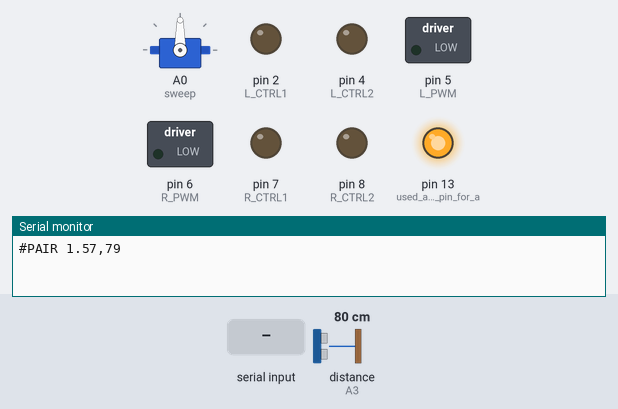
A sketch run on a simulated Arduino Uno, built with avr-gcc and run on an emulated ATmega328P. Parts: servo, switched loads named in the sketch (green lamp = pin HIGH), output pins drawn as LEDs (lit = HIGH), the last lines printed to the serial monitor. Wiring (inferred from the names in the program): ultrasonic range finder: trigger A2; echo A3. The inputs (shaded band) are chosen by the test bench; at power-on: distance to the obstacle (sensor on A3) 80 cm. The echo pulse lasts 58.3 µs per cm; pins used as bus, display or sensor lines are not drawn.

Above: at 1.3 s.
1.4 s: "m" received over Serial
At 1.56 s:
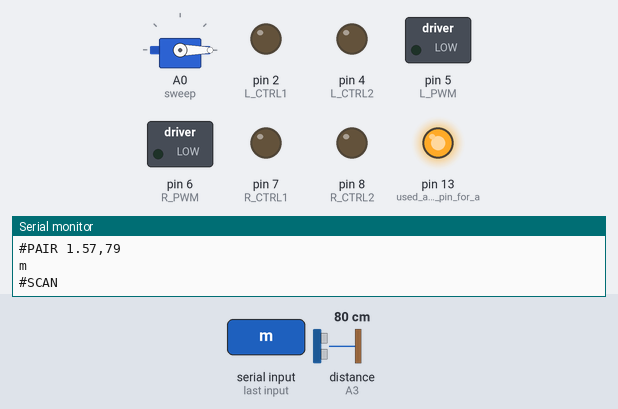
4.4 s: "f" received over Serial
At 7.38 s:
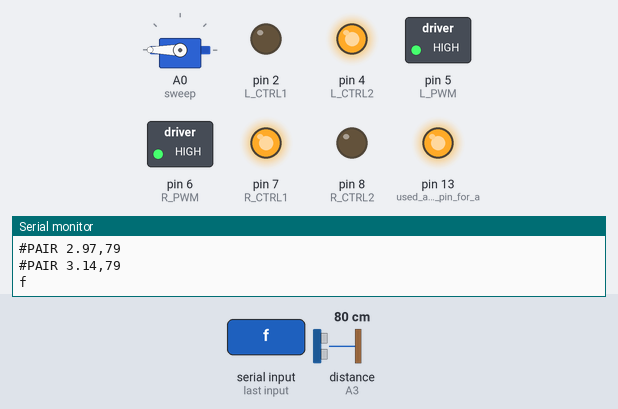
7.4 s: byte 110 (110) received over Serial
At 7.85 s:
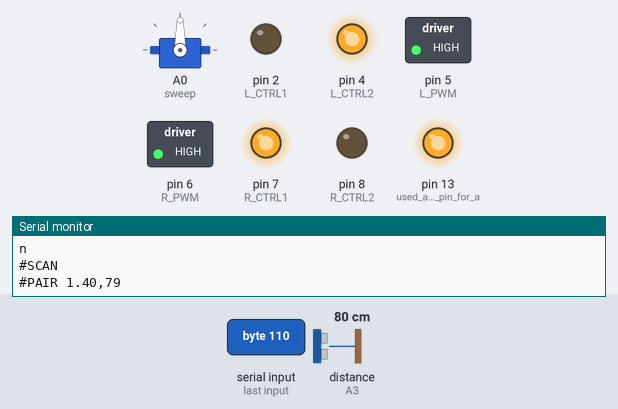
10.4 s: "b" received over Serial
At 11.6 s:
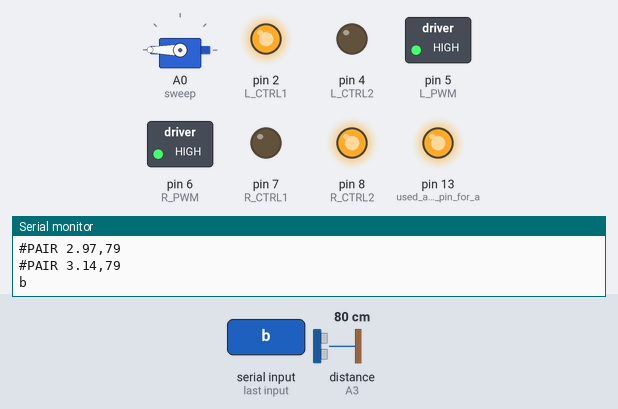
11.9 s: "s" received over Serial
At 12.5 s:
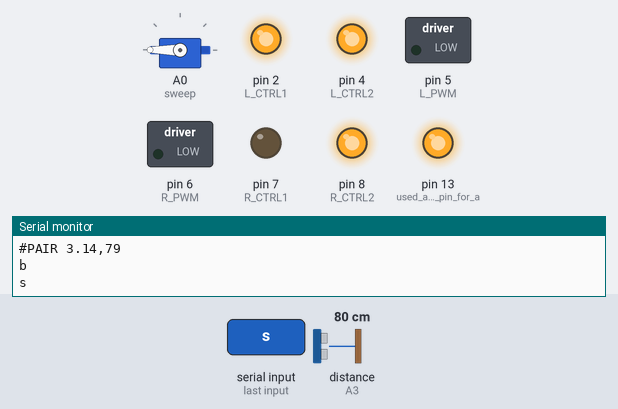
13.4 s: "r" received over Serial
At 14.3 s:
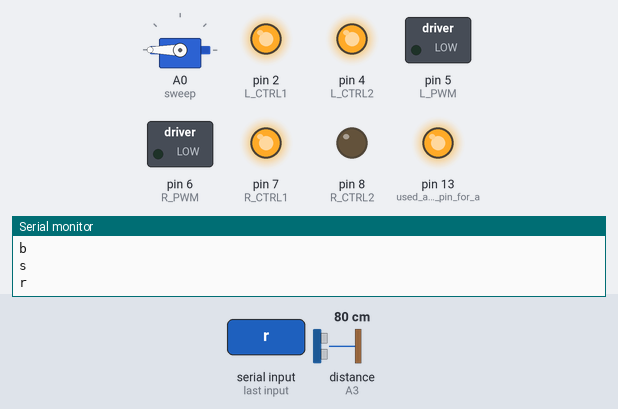
Timing chart, 0 to 15.9 s (numbered marks = the images above; inputs shaded):
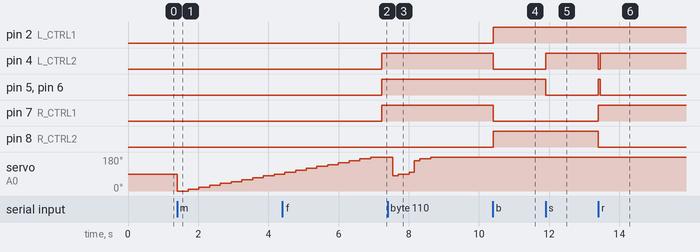

Measured:
- after the input at 1.4 s, servo on A0 (sweep): 90° → 0° at once, → 10° 0.31 s later, → 20° 0.31 s later, → 30° 0.31 s later, … (10 changes in this stretch)
- after the input at 4.4 s, pin 4 (L_CTRL2), pin 5 (L_PWM), pin 6 (R_PWM), pin 7 (R_CTRL1): LOW → HIGH after 2.8 s
- after the input at 7.4 s, servo on A0 (sweep): 180° → 80° after 0.14 s, → 90° 0.16 s later, → 100° 0.31 s later, → 160° 0.16 s later, … (6 changes in this stretch)
- after the input at 10.4 s, pin 2 (L_CTRL1), pin 8 (R_CTRL2): LOW → HIGH at once; pin 4 (L_CTRL2), pin 7 (R_CTRL1): HIGH → LOW at once
- after the input at 11.9 s, pin 4 (L_CTRL2): LOW → HIGH at once; pin 5 (L_PWM), pin 6 (R_PWM): HIGH → LOW at once
- after the input at 13.4 s, pin 4 (L_CTRL2): HIGH → LOW at once, → HIGH 0.05 s later; pin 5 (L_PWM), pin 6 (R_PWM): LOW → HIGH at once, → LOW 0.05 s later; pin 7 (R_CTRL1): LOW → HIGH at once; pin 8 (R_CTRL2): HIGH → LOW at once

The sketch:

motor_test_modified.ino
```cpp
//upload to RedBot mainboard connected to Raspberry Pi via usb

#include <Servo.h>
Servo sweep;

#define    L_CTRL1   2
#define    L_CTRL2   4
#define    L_PWM     5

#define    R_CTRL1   7
#define    R_CTRL2   8
#define    R_PWM     6

int counter = 0;
int antidrift = 0;
const int trig = A2;
const int echo = A3;
int duration;
int distance;

int readDist(int servoDeg, int pause) { //negative servoDeg if you don't want to move the servo

  if (servoDeg >= 0) {
    sweep.write(servoDeg);
  }

  delay(pause);

  digitalWrite(trig, LOW);
  delayMicroseconds(2);
  digitalWrite(trig, HIGH);
  delayMicroseconds(10);
  digitalWrite(trig, LOW);
  duration = pulseIn(echo, HIGH);
  distance = duration * 0.0343 / 2;
  Serial.print("#PAIR ");
  Serial.print(sweep.read()*3.14159/180);
  Serial.print(",");
  Serial.println(distance);
}

int freeRam () {
  extern int __heap_start, *__brkval;
  int v;
  return (int) &v - (__brkval == 0 ? (int) &__heap_start : (int) __brkval);
}

void setup()
{
    pinMode(L_CTRL1, OUTPUT);  // used as a debug pin for an LED.
    pinMode(L_CTRL2, OUTPUT);  // used as a debug pin for an LED.
    pinMode(L_PWM, OUTPUT);  // used as a debug pin for an LED.

    pinMode(R_CTRL1, OUTPUT);  // used as a debug pin for an LED.
    pinMode(R_CTRL2, OUTPUT);  // used as a debug pin for an LED.
    pinMode(R_PWM, OUTPUT);  // used as a debug pin for an LED.

    pinMode(13, OUTPUT);  // used as a debug pin for an LED.
    digitalWrite(13, HIGH);

    Serial.begin(9600);

    pinMode(trig, OUTPUT);
    pinMode(echo, INPUT);
    pinMode(12, INPUT_PULLUP);

    sweep.attach(A0);
    sweep.write(90);

    readDist(90, 100);


}


void leftMotor(int motorPower)
{
    motorPower = constrain(motorPower, -255, 255);   // constrain motorPower to -255 to +255
    if(motorPower >= 0)
    {
        // spin CW
        digitalWrite(L_CTRL1, HIGH);
        digitalWrite(L_CTRL2, LOW);
        analogWrite(L_PWM, abs(motorPower));
    }
    else
    {
        // spin CCW
        digitalWrite(L_CTRL1, LOW);
        digitalWrite(L_CTRL2, HIGH);
        analogWrite(L_PWM, abs(motorPower));
    }
}

/*******************************************************************************/
void rightMotor(int motorPower)
{
    motorPower = constrain(motorPower, -255, 255);   // constrain motorPower to -255 to +255
    if(motorPower >= 0)
    {
        // spin CW
        digitalWrite(R_CTRL1, HIGH);
        digitalWrite(R_CTRL2, LOW);
        analogWrite(R_PWM, abs(motorPower));
    }
    else
    {
        // spin CCW
        digitalWrite(R_CTRL1, LOW);
        digitalWrite(R_CTRL2, HIGH);
        analogWrite(R_PWM, abs(motorPower));
    }
}


/*******************************************************************************/
void leftBrake()
{
    // setting both controls HIGH, shorts the motor out -- causing it to self brake.
    digitalWrite(L_CTRL1, HIGH);
    digitalWrite(L_CTRL2, HIGH);
    analogWrite(L_PWM, 0);
}

/*******************************************************************************/
void rightBrake()
{
    // setting both controls HIGH, shorts the motor out -- causing it to self brake.
    digitalWrite(L_CTRL1, HIGH);
    digitalWrite(L_CTRL2, HIGH);
    analogWrite(R_PWM, 0);
}

void loop() {
  if (Serial.available() > 0) {
    // read the incoming byte:
    char incomingString = Serial.read();
    Serial.println(incomingString);

    if (incomingString == 43) {


      counter *= 5;
      counter = counter>0 ? counter : 1;
      //counter = counter<0 ? -counter : counter;
    } else if (incomingString == 45) {

      counter *= 5;
      counter = counter<0 ? counter : -1;
      //counter = counter>0 ? -counter : counter;
    } else {
      antidrift += counter;
      int leftSpeed = antidrift<0 ? 255+antidrift : 255;
      int rightSpeed = antidrift>0 ? 255-antidrift : 255;
      if (counter > 0) {
        Serial.println(antidrift);
        Serial.println(leftSpeed);
        Serial.println(rightSpeed);

      }

      counter = 0;


    }

    int leftSpeed = antidrift<0 ? 255+antidrift : 255;
    int rightSpeed = antidrift>0 ? 255-antidrift : 255;

    if (incomingString == 102) { //f=forward
      leftMotor(-leftSpeed);
      rightMotor(rightSpeed);
      delay(300);

      leftMotor(-leftSpeed);
      rightMotor(rightSpeed);
    } else if (incomingString == 98) { //b=backward
      leftMotor(leftSpeed);
      rightMotor(-rightSpeed);
    } else if (incomingString == 115) { //s=stop
      leftBrake();
      rightBrake();
    } else if (incomingString == 114) { //right
      leftMotor(leftSpeed);
      rightMotor(rightSpeed);
      delay(50);
      leftBrake();
      rightBrake();

    } else if (incomingString == 108) {//left
      leftMotor(-leftSpeed);
      rightMotor(-rightSpeed);
      delay(50);
      leftBrake();
      rightBrake();
    } else if (incomingString == 109) {//move servo
       Serial.println("#SCAN ");
       int counter = -10;
       while (counter < 180) {
        counter += 10;
        readDist(counter, 300);

       }
    } else if (incomingString == 110) {//truncated scan
      Serial.println("#SCAN ");
      int vals[] = {80,90,-1,100,160,170,-1,180};

      for (int i = 0; i < 8; i++) {
        readDist(vals[i], 150);
      }

    }


  }

  delay(10);

}
/*******************************************************************************/
```
